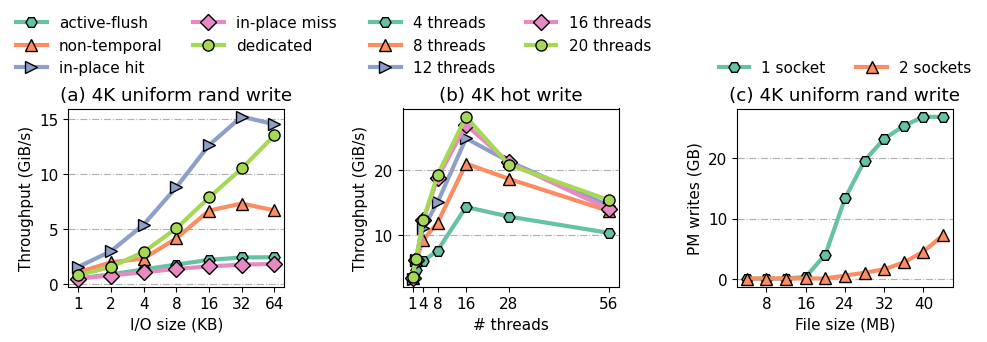

Reproduce this figure in Python.
import os
import re
import numpy as np
import matplotlib.pyplot as plt
from pprint import pprint

old_fontsize = plt.rcParams['font.size']
plt.rcParams['font.size'] = old_fontsize * 1.1

# Threshold 图的参数
c = np.array([[102, 194, 165], [252, 141, 98], [141, 160, 203], 
        [231, 138, 195], [166,216,84], [255, 217, 47],
        [229, 196, 148], [179, 179, 179]])
c  = c/255
threshold_markers = ['H', '^', '>', 'D', 'o', 's', 'p', 'x']
threshold_data_dir = '../data/threshold'
threshold_labels = {
    "active-flush": "active-flush",
    "non-temporal": "non-temporal",
    "place-hot": "in-place hit",
    "place-cold": "in-place miss",
    "dedicated-cache": "dedicated"
}

# Fig9 图的参数
fig9_data_dir = '../data'
fig9_labels = ['4', '8', '12', '16', '20']
# fig9_linestyles = ['-', '--', '-.', ':', '-']
# fig9_markers = ['o', '^', 's', 'D', 'x']

fig9_files = [
    'odinfs-4-threads/pm-array:odinfs:seq-write-4K-hot:bufferedio.dat',
    'odinfs-8-threads/pm-array:odinfs:seq-write-4K-hot:bufferedio.dat',
    'fio/pm-array:odinfs:seq-write-4K-hot:bufferedio.dat',
    'odinfs-16-threads/pm-array:odinfs:seq-write-4K-hot:bufferedio.dat',
    'odinfs-20-threads/pm-array:odinfs:seq-write-4K-hot:bufferedio.dat'
]

# NUMA-nodes 图的参数
numa_data_dir = '../data'
numa_pattern = re.compile(r'NUMA-nodes-(\d+)-sockets')
numa_file_pattern = re.compile(r'pm-array:odinfs:rand-write-file-size-(\d+[KMG]):bufferedio.dat')

def get_file_size_in_mb(size_str):
    size_str = size_str.upper()
    if size_str.endswith('K'):
        return int(size_str[:-1]) / 1024
    elif size_str.endswith('M'):
        return int(size_str[:-1])
    elif size_str.endswith('G'):
        return int(size_str[:-1]) * 1024
    else:
        return int(size_str) / (1024 * 1024)

def parse_file(filepath):
    with open(filepath, 'r') as file:
        lines = file.readlines()
        if len(lines) > 1:
            bandwidth = float(lines[1].split()[-1])
            return bandwidth
    return None

def collect_threshold_data():
    data = {}
    for root, _, files in os.walk(threshold_data_dir):
        for file in files:
            if "2M" in file:
                continue
            filepath = os.path.join(root, file)
            update_mode, io_size, io_size_str = parse_filename(file)
            if update_mode and io_size:
                throughput = get_throughput(filepath)
                if throughput is not None:
                    if update_mode not in data:
                        data[update_mode] = []
                    data[update_mode].append((io_size, throughput, io_size_str))
    return data

def collect_fig9_data():
    data = {}
    for i, file in enumerate(fig9_files):
        data[fig9_labels[i]] = np.loadtxt(os.path.join(fig9_data_dir, file), usecols=(0, 1))
        data[fig9_labels[i]][:, 1] = data[fig9_labels[i]][:, 1] / (1024 * 1024)
        # for root, _, files in os.walk(fig9_data_dir):
        #     for file in files:
        #         if f'{label}-threads' in root:
        #             filepath = os.path.join(root, file)
        #             throughput = parse_file(filepath)
        #             if throughput is not None:
        #                 threads = int(label)
        #                 data[label].append((threads, throughput))

    return data

def collect_numa_data():
    data = {}
    for root, _, files in os.walk(numa_data_dir):
        match = numa_pattern.search(root)
        if match:
            sockets = int(match.group(1))
            if sockets not in data:
                data[sockets] = []
            for file in files:
                file_match = numa_file_pattern.match(file)
                if file_match:
                    size_str = file_match.group(1)
                    file_size = get_file_size_in_mb(size_str)
                    filepath = os.path.join(root, file)
                    bandwidth = parse_file(filepath)
                    if bandwidth is not None:
                        data[sockets].append((file_size, bandwidth))
    return data

def parse_filename(filename):
    match = re.match(r'.*-(\w+-\w+):threshold-\w+-(\d+[KMG]?)\.dat', filename)
    if match:
        update_mode = match.group(1)
        io_size_str = match.group(2)
        io_size = convert_size_to_bytes(io_size_str)
        return update_mode, io_size, io_size_str
    return None, None, None

def convert_size_to_bytes(size_str):
    size_str = size_str.upper()
    if size_str.endswith('K'):
        return int(size_str[:-1]) * 1024
    elif size_str.endswith('M'):
        return int(size_str[:-1]) * 1024 * 1024
    elif size_str.endswith('G'):
        return int(size_str[:-1]) * 1024 * 1024 * 1024
    else:
        return int(size_str)

def get_throughput(filepath):
    with open(filepath, 'r') as file:
        lines = file.readlines()
        if len(lines) > 1:
            return float(lines[1].split()[1])
    return None

def plot_threshold(ax, data):
    i = 0
    for update_mode in threshold_labels.keys():
        if update_mode in data:
            points = sorted(data[update_mode], key=lambda x: x[0])
            x = [point[2].replace('K', '') for point in points]
            y = [point[1] / 1024 / 1024 for point in points]
            ax.plot(x, y, label=threshold_labels[update_mode], marker=threshold_markers[i], color=c[i], lw=3, mec='black', markersize=8, alpha=1)
            i += 1
    ax.set_xlabel('I/O size (KB)')
    ax.set_ylabel('Throughput (GiB/s)')
    # ax.legend()
    ax.legend(loc='upper center', bbox_to_anchor=(0.5, 1.6), ncol=2)
    ax.grid(axis='y', linestyle='-.')
    ax.set_title('(a) 4K uniform rand write')

def plot_fig9(ax, data):
    for label in fig9_labels:
        if label in data:
            points = sorted(data[label], key=lambda x: x[0])
            x = [point[0] for point in points]
            y = [point[1] for point in points]
            ax.plot(x, y, label=label + " threads", marker=threshold_markers[fig9_labels.index(label)], color=c[fig9_labels.index(label)], lw=3, mec='black', markersize=8, alpha=1)
    ax.set_xlabel('# threads')
    ax.set_ylabel('Throughput (GiB/s)')
    # ax.legend(ncol=2)
    ax.legend(loc='upper center', bbox_to_anchor=(0.5, 1.6), ncol=2)
    ax.grid(axis='y', linestyle='-.')
    ax.set_xticks([1, 4, 8, 16, 28, 56])
    ax.set_title('(b) 4K hot write')

def plot_numa(ax, data):
    sorted_sockets = sorted(data.keys())
    for sockets in sorted_sockets:
        points = sorted(data[sockets], key=lambda x: x[0])
        x = [point[0] for point in points]
        # ax.set_xticks(x)
        y = [point[1] / 1024 for point in points]
        label = '1 socket' if sockets == 1 else f'{sockets} sockets'
        ax.plot(x, y, label=label, marker=threshold_markers[sorted_sockets.index(sockets)], color=c[sorted_sockets.index(sockets)], lw=3, mec='black', markersize=8, alpha=1)
    ax.set_xlabel('File size (MB)')
    ax.set_ylabel('PM writes (GB)')
    # ax.legend()
    ax.legend(loc='upper center', bbox_to_anchor=(0.5, 1.35), ncol=2)
    ax.grid(axis='y', linestyle='-.')
    ax.set_xticks([8, 16, 24, 32, 40])
    ax.set_title('(c) 4K uniform rand write')

# 收集数据
threshold_data = collect_threshold_data()
fig9_data = collect_fig9_data()
numa_data = collect_numa_data()

# 创建图形和子图
fig, axs = plt.subplots(1, 3, figsize=(10, 3))

# 绘制每个子图
plot_threshold(axs[0], threshold_data)
plot_fig9(axs[1], fig9_data)
plot_numa(axs[2], numa_data)

# 调整布局并保存图形
plt.tight_layout()
fig.subplots_adjust(top=0.8)
plt.savefig("sensitivity.png", bbox_inches='tight')
plt.savefig("sensitivity.pdf", bbox_inches='tight')
plt.show()